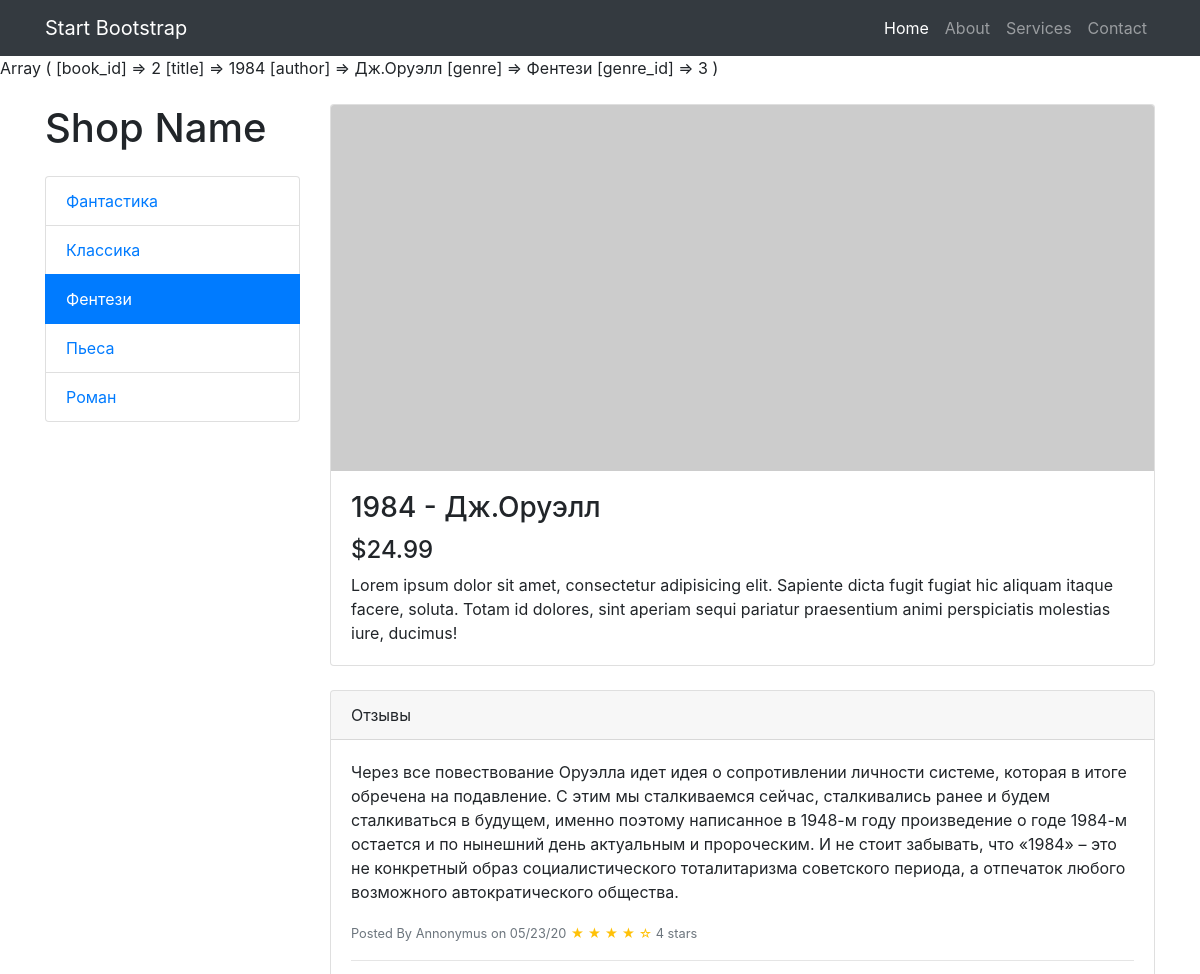
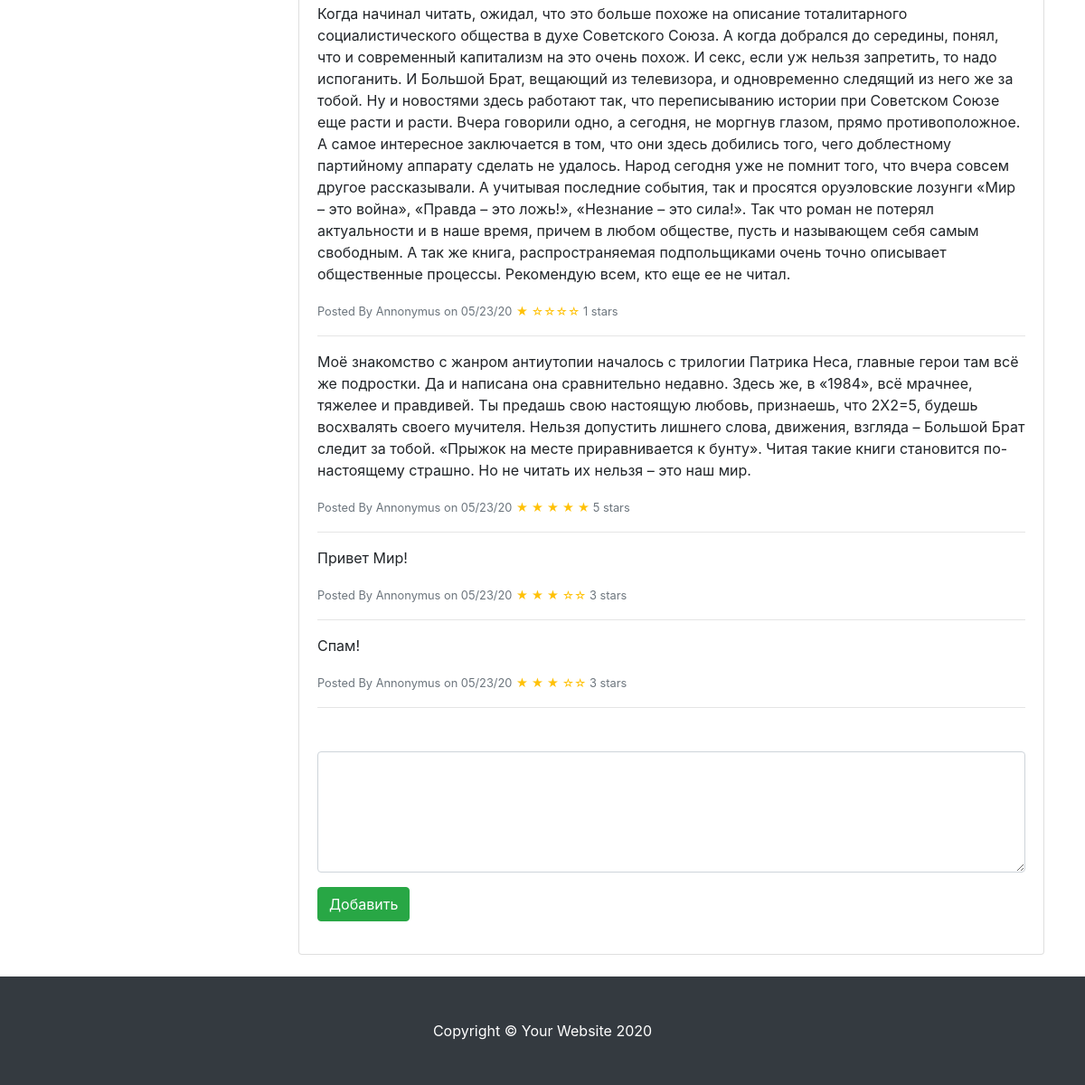
Page /page.php?book_id=2 on the committed database (2 pictures, top to bottom).
### tables this page shows
CREATE TABLE `genre` (
  `id` int(10) unsigned NOT NULL AUTO_INCREMENT,
  `name` varchar(45) NOT NULL,
  PRIMARY KEY (`id`)
);

CREATE TABLE `book` (
  `id` int(10) unsigned NOT NULL AUTO_INCREMENT,
  `title` varchar(45) NOT NULL,
  `author_id` int(10) unsigned NOT NULL,
  `genre_id` int(10) unsigned DEFAULT NULL,
  PRIMARY KEY (`id`)
);

CREATE TABLE `author` (
  `id` int(11) NOT NULL,
  `name` varchar(255) DEFAULT NULL,
  PRIMARY KEY (`id`)
);

CREATE TABLE `comment` (
  `comment_id` int(10) unsigned NOT NULL AUTO_INCREMENT,
  `message` text NOT NULL,
  `book_id` int(10) unsigned NOT NULL,
  `rating` tinyint(1) NOT NULL DEFAULT '3',
  `added_at` datetime NOT NULL DEFAULT CURRENT_TIMESTAMP,
  PRIMARY KEY (`comment_id`)
);

### functions.php (called while the page is built, shortened)
<?php
function getPDO()
{
    $options = [
        PDO::ATTR_ERRMODE => PDO::ERRMODE_EXCEPTION,
    ];
    $pdo = new PDO("mysql:dbname=bookstore;host=127.0.0.1;charset=utf8mb4;", 'root', '', $options);
    return $pdo;
}
function getBookById($bookId) : array {
    $query = "SELECT b.id book_id, b.title, a.name author, g.name genre, g.id genre_id FROM book b
            LEFT JOIN author a ON a.id = b.author_id
            LEFT JOIN genre g ON g.id = b.genre_id
            WHERE b.id = ?
            ";
    $pdo = getPDO();
    $result = $pdo->prepare($query);
    $result->execute([$bookId]);
    $result->setFetchMode(PDO::FETCH_ASSOC);
    return $result->fetch();
}
function getGenres() : array {
    $query = "SELECT id,name FROM genre";
    $pdo = getPDO();
    $result = $pdo->query($query);
    $result->setFetchMode(PDO::FETCH_ASSOC);
    return $result->fetchAll();
}
function getComments($bookId) : array {
    $query = "SELECT * FROM comment WHERE book_id = ?";
    $pdo = getPDO();
    $result = $pdo->prepare($query);
    $result->execute([$bookId]);
    return $result->fetchAll(PDO::FETCH_ASSOC);
}
function formatCommentDate(string $date) : string {
    $time = strtotime($date);
    return date('m/j/y', $time);
}

### page.php (the view, shortened to what this page needs)
<?php
require 'functions.php';
$book = getBookById($_GET['book_id']);
print_r($book);
?>
<!DOCTYPE html>
<html lang="en">
<head>
    <link href="vendor/bootstrap/css/bootstrap.min.css" rel="stylesheet">
    <link href="css/shop-item.css" rel="stylesheet">
</head>
<body>
<nav class="navbar navbar-expand-lg navbar-dark bg-dark fixed-top">
    <div class="container">
        <a class="navbar-brand" href="index.php">Start Bootstrap</a>
        <div class="collapse navbar-collapse" id="navbarResponsive">
            <ul class="navbar-nav ml-auto">
                <li class="nav-item active">
                    <a class="nav-link" href="index.php">Home
                    </a>
                </li>
                <li class="nav-item">
                    <a class="nav-link" href="#">About</a>
                </li>
                <li class="nav-item">
                    <a class="nav-link" href="#">Services</a>
                </li>
                <li class="nav-item">
                    <a class="nav-link" href="#">Contact</a>
                </li>
            </ul>
        </div>
    </div>
</nav>
<div class="container">
    <div class="row">
        <div class="col-lg-3">
            <h1 class="my-4">Shop Name</h1>
            <div class="list-group">
                <?php foreach (getGenres() as $genre) : ?>
                    <a href="#"
                       class="list-group-item <?php echo ($genre['id'] == $book['genre_id']) ? 'active' : '' ?>"><?php echo $genre['name'] ?></a>
                <?php endforeach; ?>
            </div>
        </div>
        <div class="col-lg-9">
            <div class="card mt-4">
                <img class="card-img-top img-fluid" src="http://placehold.it/900x400" alt="">
                <div class="card-body">
                    <h3 class="card-title"><?php echo $book['title'] ?> - <?php echo $book['author'] ?></h3>
                    <h4>$24.99</h4>
                    <p class="card-text">Lorem ipsum dolor sit amet, consectetur adipisicing elit. Sapiente dicta fugit
                        fugiat hic aliquam itaque facere, soluta. Totam id dolores, sint aperiam sequi pariatur
                        praesentium animi perspiciatis molestias iure, ducimus!</p>
                </div>
            </div>
            <div class="card card-outline-secondary my-4">
                <div class="card-header">
                    Отзывы
                </div>
                <div class="card-body">
                    <?php foreach (getComments($book['book_id']) as $coment) : ?>
                        <p><?php echo htmlspecialchars($coment['message']) ?></p>
                        <small class="text-muted">Posted By Annonymus on <?php echo formatCommentDate($coment['added_at']) ?></small>
                        <small class="text-muted">
                                <span class="text-warning">
                                    <?php for ($i = 1; $i <= $coment['rating']; $i++) : ?>
                                        &#9733;
                                        <?php if ($i == 1 && $coment['rating'] == 1) : ?>
                                            &#9734;&#9734;&#9734;&#9734;
                                        <?php elseif ($i == 2 && $coment['rating'] == 2): ?>
                                            &#9734;&#9734;&#9734;
                                        <?php elseif ($i == 3 && $coment['rating'] == 3): ?>
                                            &#9734;&#9734;
                                        <?php elseif ($i == 4 && $coment['rating'] == 4): ?>
                                            &#9734;
                                        <?php endif; ?>
                                    <?php endfor; ?>
                                </span>
                            <?php echo $coment['rating'] ?> stars
                        </small>
                        <hr>
                    <?php endforeach; ?>
                    <form method="post" class="mt-5" action="add_comment.php">
                        <div class="form-group">
                            <textarea class="form-control" rows="5" name="comment" required></textarea>
                        </div>
                        <button type="submit" class="btn btn-success">Добавить</button>
                    </form>
                </div>
            </div>
        </div>
    </div>
</div>
<footer class="py-5 bg-dark">
    <div class="container">
        <p class="m-0 text-center text-white">Copyright &copy; Your Website <?php echo date('Y') ?></p>
    </div>
</footer>
</body>
</html>

### css/shop-item.css (style rules this page uses)
body { padding-top: 56px; }

### rows in the picture
genre: name "Фантастика"
genre: name "Классика"
genre: name "Фентези"
genre: name "Пьеса"
genre: name "Роман"
book: title "1984", author.name "Дж.Оруэлл"
comment: message "Через все повествование Оруэлла идет идея о сопротивлении личности системе, которая в итоге обречена на подавление. С этим мы сталкиваемся сейчас, сталкивались ранее и будем сталкиваться в будущем, именно поэтому написанное в 1948-м году произведение о годе 1984-м остается и по нынешний день актуальным и пророческим. И не стоит забывать, что «1984» – это не конкретный образ социалистического тоталитаризма советского периода, а отпечаток любого возможного автократического общества.", added_at "05/23/20", rating "4"
comment: message "Когда начинал читать, ожидал, что это больше похоже на описание тоталитарного социалистического общества в духе Советского Союза. А когда добрался до середины, понял, что и современный капитализм на это очень похож. И секс, если уж нельзя запретить, то надо испоганить. И Большой Брат, вещающий из телевизора, и одновременно следящий из него же за тобой. Ну и новостями здесь работают так, что переписыванию истории при Советском Союзе еще расти и расти. Вчера говорили одно, а сегодня, не моргнув глазом, прямо противоположное. А самое интересное заключается в том, что они здесь добились того, чего доблестному партийному аппарату сделать не удалось. Народ сегодня уже не помнит того, что вчера…", added_at "05/23/20", rating "1"
comment: message "Моё знакомство с жанром антиутопии началось с трилогии Патрика Неса, главные герои там всё же подростки. Да и написана она сравнительно недавно. Здесь же, в «1984», всё мрачнее, тяжелее и правдивей. Ты предашь свою настоящую любовь, признаешь, что 2Х2=5, будешь восхвалять своего мучителя. Нельзя допустить лишнего слова, движения, взгляда – Большой Брат следит за тобой. «Прыжок на месте приравнивается к бунту». Читая такие книги становится по-настоящему страшно. Но не читать их нельзя – это наш мир.", added_at "05/23/20", rating "5"
comment: message "Привет Мир!", added_at "05/23/20", rating "3"
comment: message "Спам!", added_at "05/23/20", rating "3"
